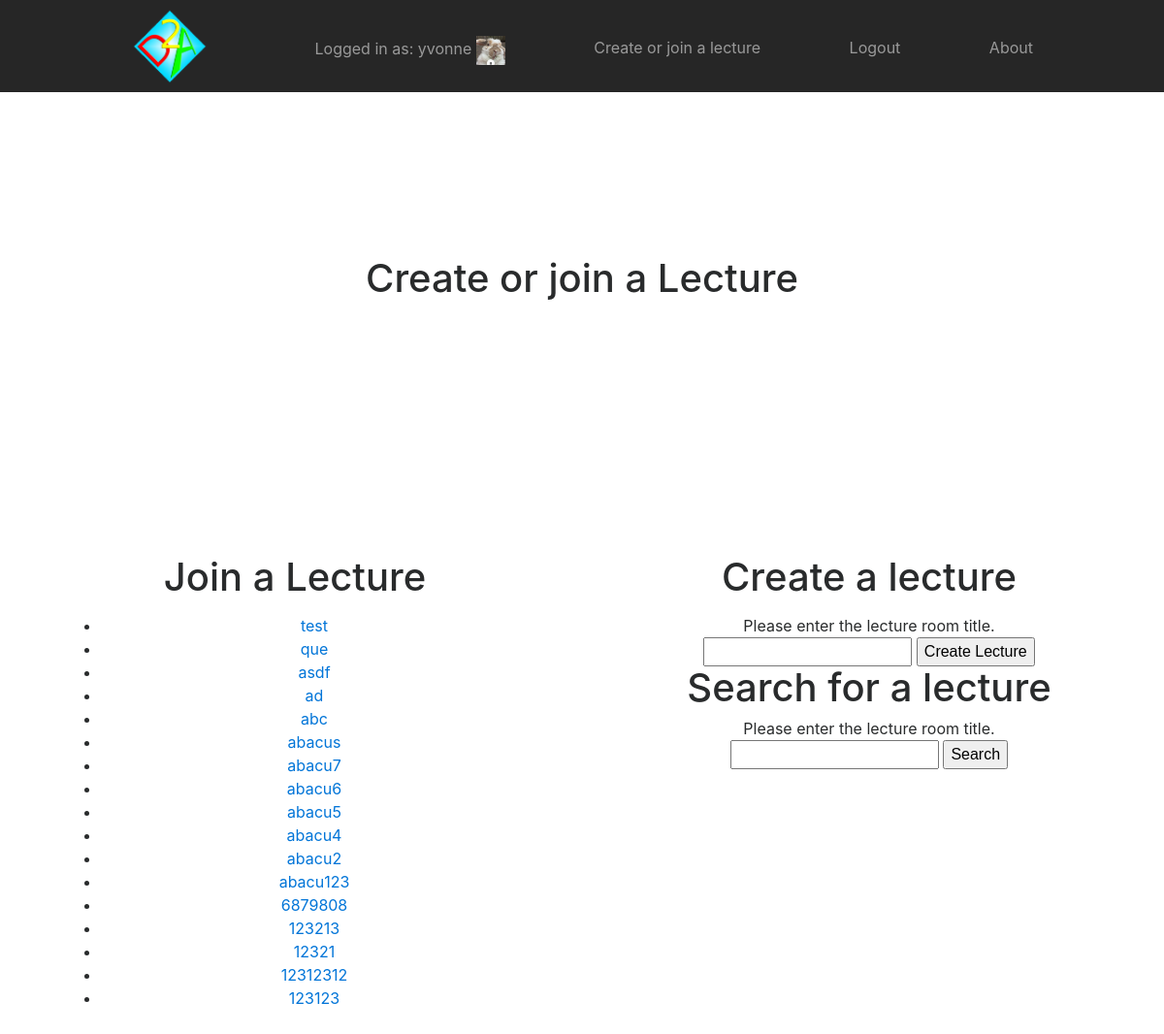
The page /dare2ask/lecture/ (signed in) on the database its author committed.
### dare2ask/models.py (models this page shows, shortened)
class UserProfile(models.Model):
    user = models.OneToOneField(User)
    picture = models.ImageField(upload_to='profile_images', blank=True, default='../static/images/default.png')
    lecturer = models.BooleanField(default = False)

class Lecture(models.Model):
    title = models.CharField(max_length=128, unique = True)
    join_ID = models.IntegerField(default = -1)
    course_num = models.CharField(max_length=128, default = -1)
    slug = models.SlugField(unique = True) # (blank = True)
    max_length = 128

### dare2ask/views.py (the view, shortened to what this page needs)
# urls.py: url(r'^lecture/(?P<lecture_name_slug>[\w\-]+)/$',
@login_required
def lecture(request):
    form = LectureForm()
    context_dict = {}
    try:
        lecture_list = Lecture.objects.order_by('-title')
        context_dict['lectures'] = lecture_list
    except Lecture.DoesNotExist:
        context_dict['lectures'] = None
    context_dict['form'] = form
    return render(request, 'dare2ask/lecture.html', context_dict)

### dare2ask/forms.py
class LectureForm(forms.ModelForm):
    title = forms.CharField(max_length=Lecture.max_length,
                help_text="Please enter the lecture room title.",
                required=False)
    slug = forms.CharField(widget=forms.HiddenInput(), required=False)
    class Meta:
        model = Lecture
        fields = ('title',)

### templates/dare2ask/lecture.html (shortened to what this page needs)
<!DOCTYPE html>
{% extends 'dare2ask/base.html' %}
{% load staticfiles %}
{% block header %}
  {% if user.userprofile.lecturer %}
  <h1>Create or join a Lecture</h1>
  {% else %}
  <h1>Join a lecture</h1>
  {% endif %}
{% endblock %}
{% block headerlowleft %}
<h1>Join a Lecture</h1>
{% endblock %}
{% block textlowleft %}
  <div>
    {% if lectures %}
      <ul>
      {% for lecture in lectures %}
        <li>
          <a href="{{ lecture.slug }}">
            {{ lecture.title }} </a>
        </li>
      {% endfor %}
      </ul>
    {% else %}
      No lectures open right now!
    {% endif %}
  </div>
{% endblock %}
{% block headerlowright %}
  {% if user.userprofile.lecturer %}
    <h1>Create a lecture</h1>
  {% endif %}
{% endblock %}
{% block textlowright %}
  {% if user.userprofile.lecturer %}
    <div>
      <form id="lecture_form" \
      method="post" action="/dare2ask/lecture/">
          {% for field in form.visible_fields %}
            {{ field.help_text}}
            {{ field }}
        {% endfor %}
        <input type="submit" name="lecture" value="Create Lecture" />
      </form>
    </div>
  {% endif %}
  <div>
    <h1>Search for a lecture</h1>
    <form id="search_form" \
    method="get" action="/dare2ask/lecture/">
        {% for field in form.visible_fields %}
          {{ field.help_text}}
          {{ field }}
      {% endfor %}
      <input type="submit" name="search" value="Search" />
    </form>
  </div>
{% endblock %}

### templates/dare2ask/base.html (shortened to what this page needs)
<!DOCTYPE html>
{% load staticfiles %}
{% load dare2ask_template_tags %}
<html lang="en">
<head>
  <link rel="stylesheet" type="text/css" href="{% static 'css/bas_min_2.css' %}">
  <link rel="stylesheet" type="text/css" href="{% static 'css/product.css' %}">
  <link rel="stylesheet" type="text/css" href="{% static 'css/styling.css' %}">
</head>
<body>
<nav class="site-header sticky-top py-1">
  <div class="container d-flex flex-column flex-md-row justify-content-between">
    <a class="navbar-brand" href="{% url 'index' %}"><img src="{% static 'images/Logo.png' %}" width="82"></a>
    {% if user.is_authenticated %}
    <a class="py-2 d-none d-md-inline-block" href="{% url 'dare2ask:profile' user.username %}" style="margin-top: 25px">Logged in as: {{ user.username }}           <img src="{{ MEDIA_URL }}{{user.userprofile.picture }}" width="30" height="30"> </a>
    <a class="py-2 d-none d-md-inline-block" href="{% url 'dare2ask:lecture' %}" style="margin-top: 25px">
      {% if user.userprofile.lecturer %}
        Create or join a lecture
      {% else %}
        Join a lecture
      {% endif %}
    </a>
    <a class="py-2 d-none d-md-inline-block" href="{% url 'auth_logout' %}?next=/dare2ask/" style="margin-top: 25px">Logout</a>
    {% else %}
    <a class="py-2 d-none d-md-inline-block" href="{% url 'registration_register' %}" style="margin-top: 25px">Register Here</a>
    <a class="py-2 d-none d-md-inline-block" href="{% url 'auth_login' %}" style="margin-top: 25px">Login</a>
    {% endif %}
    <a class="py-2 d-none d-md-inline-block" href="{% url 'dare2ask:about' %}" style="margin-top: 25px">About</a>
  </div>
</nav>
<div class="position-relative overflow-hidden p-3 p-md-5 m-md-3 text-center bg-light">
  <div class="col-md-5 p-lg-5 mx-auto my-5">
    <h1 class="display-4 font-weight-normal" style="margin-top: 10px">{% block header %}DEFAULT HEADER{%endblock%}</h1>
  </div>
 </div>
<div class="d-md-flex flex-md-equal w-100 my-md-3 pl-md-3">
  <div class="bg-dark mr-md-3 pt-3 px-3 pt-md-5 px-md-5 text-center overflow-hidden">
    <div class="my-3 py-3">
      <h2 class="display-5">{%block headerlowleft %} LOW LEFT HEADER {% endblock %}</h2>
      <p class="lead">{%block textlowleft %} LOW LEFT TEXT {% endblock %}</p>
    </div>
  </div>
  <div class="bg-light mr-md-3 pt-3 px-3 pt-md-5 px-md-5 text-center overflow-hidden">
    <div class="my-3 p-3">
      <h2 class="display-5">{%block headerlowright %} LOW RIGHT HEADER {% endblock %}</h2>
      <p class="lead">{%block textlowright %} LOW RIGHT TEXT {% endblock %}</p>
    </div>
    <div class="bg-dark shadow-sm mx-auto" style="width: 80%; height: 300px; border-radius: 21px 21px 0 0;"></div>
  </div>
</div>
</body>
</html>

### static/css/product.css (style rules this page uses)
.container { max-width: 960px; }
.site-header { background-color: rgba(0, 0, 0, .85); -webkit-backdrop-filter: saturate(180%) blur(20px); backdrop-filter: saturate(180%) blur(20px); }
.site-header a { color: #999; transition: ease-in-out color .15s; }
@media (min-width: 768px) { .flex-md-equal > * { -ms-flex: 1; flex: 1; } }
.overflow-hidden { overflow: hidden; }

### rows shown on the page
Lecture: title "test"
Lecture: title "que"
Lecture: title "asdf"
Lecture: title "ad"
Lecture: title "abc"
Lecture: title "abacus"
Lecture: title "abacu7"
Lecture: title "abacu6"
Lecture: title "abacu5"
Lecture: title "abacu4"
Lecture: title "abacu2"
Lecture: title "abacu123"
Lecture: title "6879808"
Lecture: title "123213"
Lecture: title "12321"
Lecture: title "12312312"
Lecture: title "123123"

### other values the page prints
{{ user.username }} "yvonne"
{{ field.help_text }} "Please enter the lecture room title."
